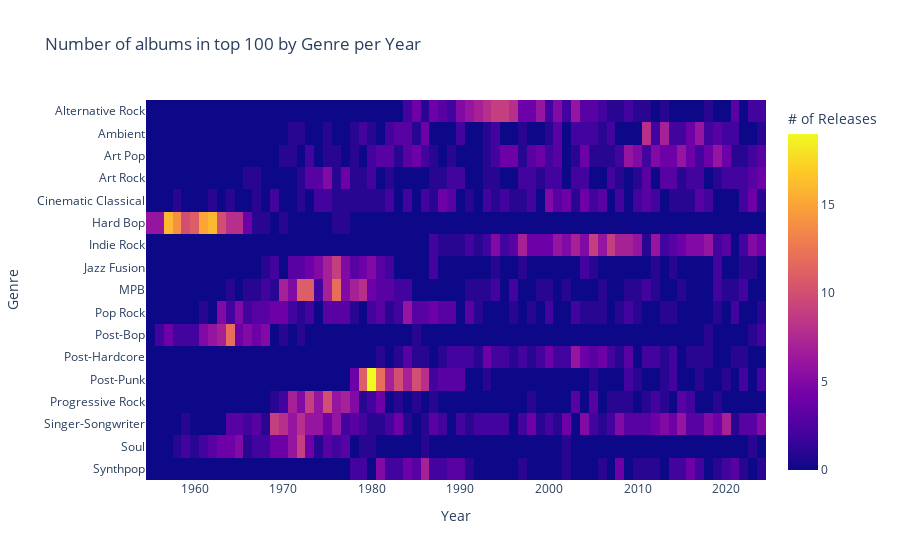

Notebook code cell kept with this figure:
### Markdown cell above
We'll visualize the top genres with the most sales instead of visualize certain genres that might of had just one good year

### Code cell
genres_list = top_genres.head(17).index 
df_top_grp = df[df["primary_genre"].isin(genres_list)]
df_grp = df_top_grp.groupby(["primary_genre", "list_year"], as_index=False).count()[
    ["primary_genre", "list_year", "album_name"]
]

df_pivot = df_grp.pivot(
    index="primary_genre", columns="list_year", values="album_name"
)
# a genre has to have a minimum number of albums make the list in a single year to be shown 
min_albums = 0
df_pivot = df_pivot.loc[df_pivot[df_pivot > min_albums].any(axis=1)]
df_pivot = df_pivot.fillna(0)


px.imshow(
    df_pivot,
    labels=dict(
        x="Year",
        y="Genre",
        color="# of Releases",
    ),
    title="Number of albums in top 100 by Genre per Year",
    height=800,
)

### Figure 1 — Plotly figure (JSON) as saved in the notebook; plotly's stock layout.template omitted (floating-point values rounded to 4 significant figures; data arrays with more than 128 entries replaced by an {"elided": "..."} marker saying what was removed)
{"data": [{"coloraxis": "coloraxis", "hovertemplate": "Year: %{x}<br>Genre: %{y}<br># of Releases: %{z}<extra></extra>", "name": "0", "type": "heatmap", "x": [1955, 1956, 1957, 1958, 1959, 1960, 1961, 1962, 1963, 1964, 1965, 1966, 1967, 1968, 1969, 1970, 1971, 1972, 1973, 1974, 1975, 1976, 1977, 1978, 1979, 1980, 1981, 1982, 1983, 1984, 1985, 1986, 1987, 1988, 1989, 1990, 1991, 1992, 1993, 1994, 1995, 1996, 1997, 1998, 1999, 2000, 2001, 2002, 2003, 2004, 2005, 2006, 2007, 2008, 2009, 2010, 2011, 2012, 2013, 2014, 2015, 2016, 2017, 2018, 2019, 2020, 2021, 2022, 2023, 2024], "xaxis": "x", "y": ["Alternative Rock", "Ambient", "Art Pop", "Art Rock", "Cinematic Classical", "Hard Bop", "Indie Rock", "Jazz Fusion", "MPB", "Pop Rock", "Post-Bop", "Post-Hardcore", "Post-Punk", "Progressive Rock", "Singer-Songwriter", "Soul", "Synthpop"], "yaxis": "y", "z": {"elided": "17x70 int values"}}], "layout": {"autosize": true, "coloraxis": {"colorbar": {"title": {"text": "# of Releases"}}, "colorscale": [[0, "#0d0887"], [0.1111, "#46039f"], [0.2222, "#7201a8"], [0.3333, "#9c179e"], [0.4444, "#bd3786"], [0.5556, "#d8576b"], [0.6667, "#ed7953"], [0.7778, "#fb9f3a"], [0.8889, "#fdca26"], [1, "#f0f921"]]}, "title": {"text": "Number of albums in top 100 by Genre per Year"}, "xaxis": {"anchor": "y", "autorange": true, "constrain": "domain", "domain": [0, 1], "range": [1954.0, 2024.0], "scaleanchor": "y", "title": {"text": "Year"}, "type": "linear"}, "yaxis": {"anchor": "x", "autorange": true, "constrain": "domain", "domain": [0, 1], "range": [16.5, -0.5], "title": {"text": "Genre"}, "type": "category"}}}
